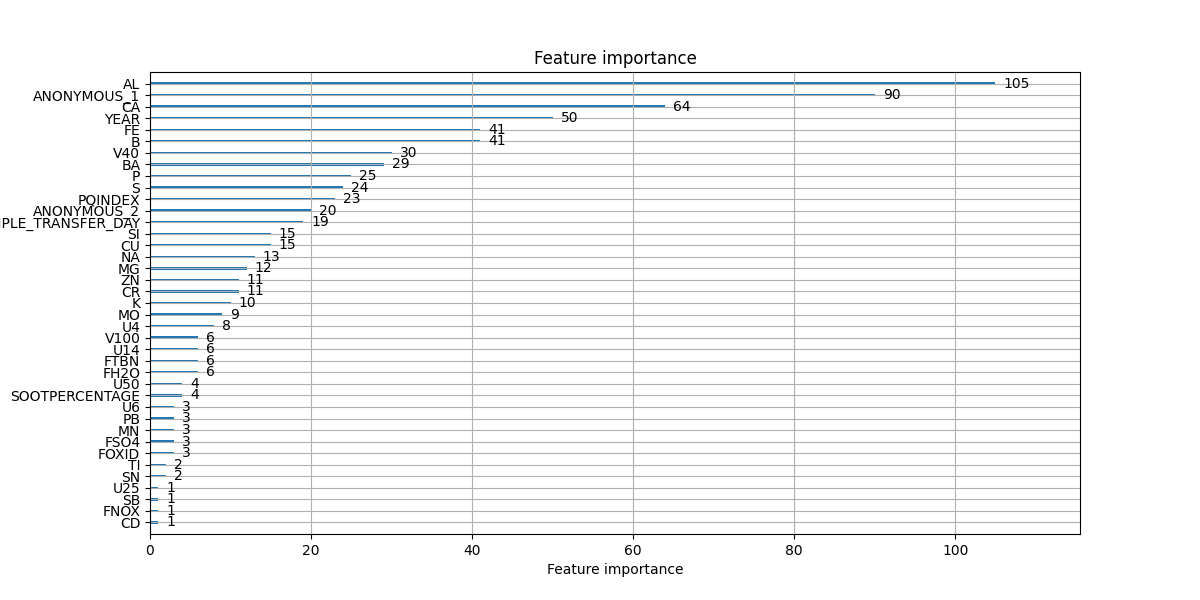

The Python source for this figure:
import pandas as pd
from lightgbm import LGBMClassifier
from sklearn.model_selection import train_test_split
from lightgbm import plot_importance
import matplotlib.pyplot as plt

train = pd.read_csv('../data/train.csv')

y = train['Y_LABEL']
x = train.drop(columns=['Y_LABEL','ID', 'COMPONENT_ARBITRARY'])

x_train, x_val, y_train, y_val = train_test_split(x, y, test_size=0.2, random_state=42, shuffle=True)


params = {}
params["verbose"] = 1
params['metric'] = 'auc'
params['device_type'] = 'gpu'
params['boosting_type'] = 'gbdt'


bst = LGBMClassifier(**params)
bst.fit(x_train, y_train, eval_set=[(x_val, y_val)], eval_metric='auc', early_stopping_rounds=25)
fig, ax = plt.subplots(figsize=(12,6))
plot_importance(bst, max_num_features=60, ax=ax)
plt.show()
